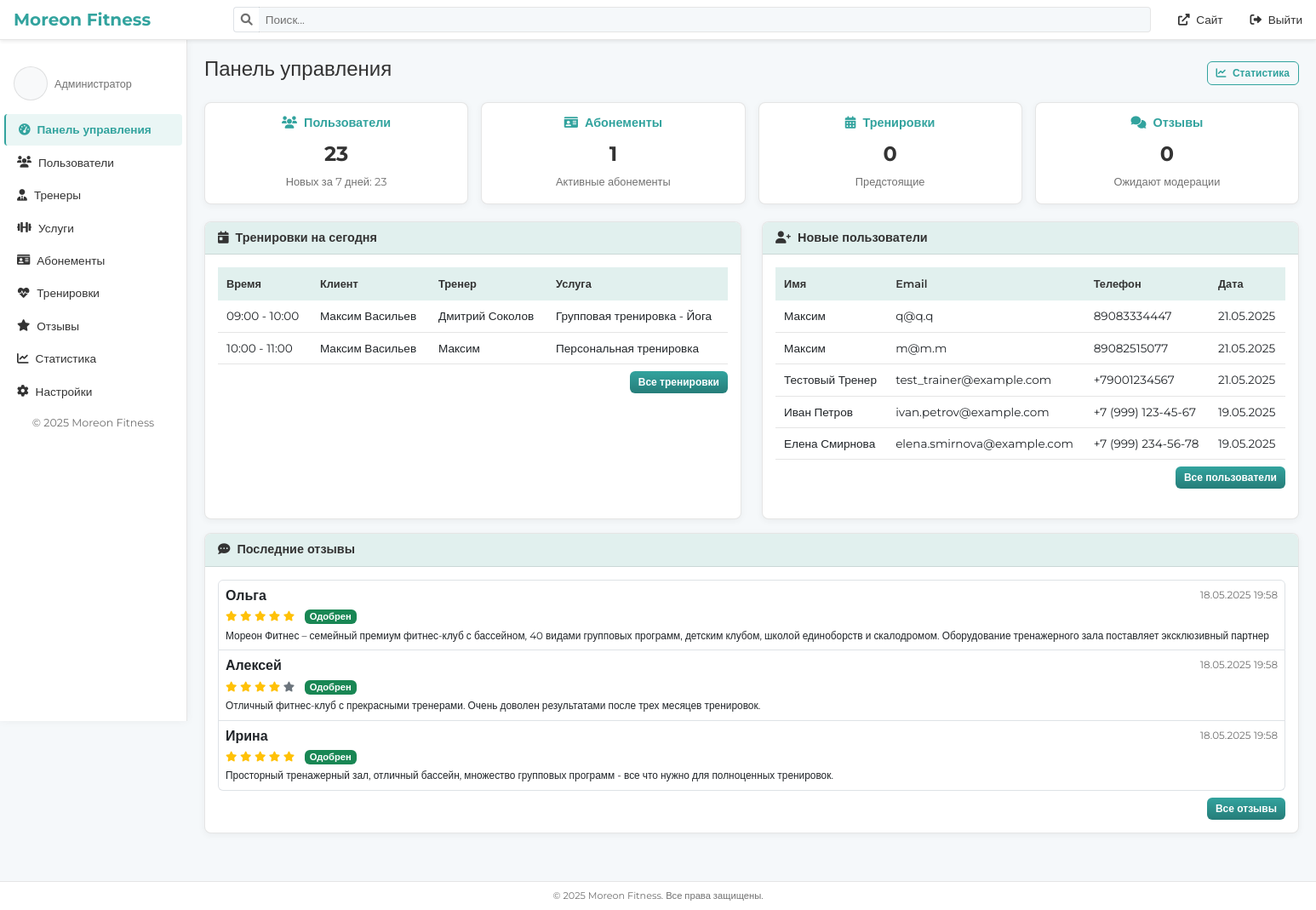
/admin/index.php (signed in), run on an earlier commit of the app's database.
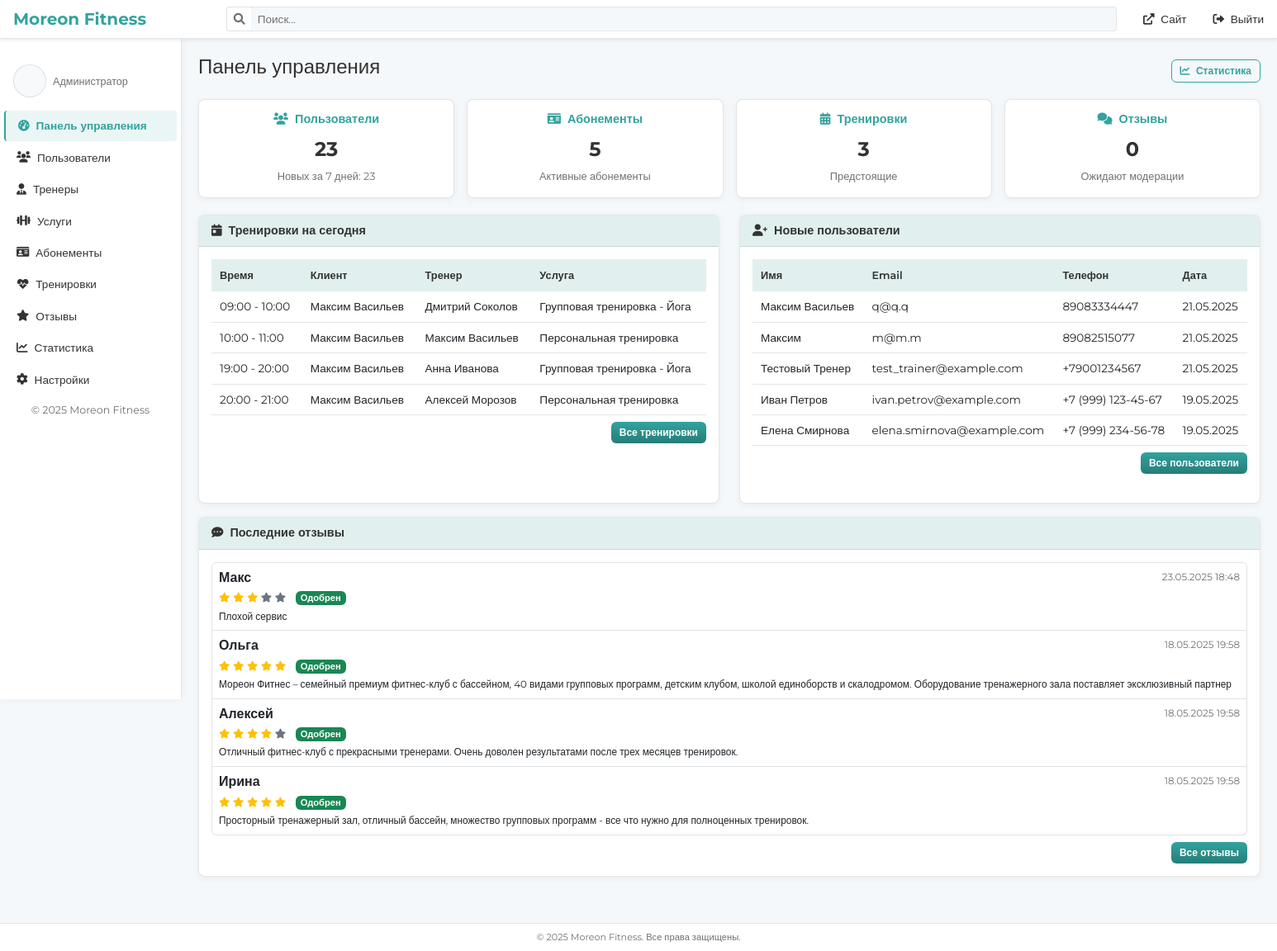
And on a later commit of the database.
### tables this page shows
CREATE TABLE `users` (
  `id` int NOT NULL,
  `email` varchar(255) NOT NULL,
  `password_hash` varchar(255) NOT NULL,
  `role` enum('admin','manager','trainer','user') NOT NULL DEFAULT 'user',
  `first_name` varchar(100) NOT NULL,
  `last_name` varchar(100) NOT NULL,
  `phone` varchar(20) DEFAULT NULL,
  `birthdate` date DEFAULT NULL,
  `gender` enum('male','female') DEFAULT NULL,
  `avatar_url` varchar(255) DEFAULT NULL,
  `height` int DEFAULT NULL,
  `weight` float DEFAULT NULL,
  `is_active` tinyint(1) DEFAULT '1',
  `last_login` timestamp NULL DEFAULT NULL,
  `created_at` timestamp NULL DEFAULT CURRENT_TIMESTAMP,
  `updated_at` timestamp NULL DEFAULT CURRENT_TIMESTAMP ON UPDATE CURRENT_TIMESTAMP
);

CREATE TABLE `reviews` (
  `id` int NOT NULL,
  `name` varchar(100) NOT NULL,
  `email` varchar(100) NOT NULL,
  `rating` int NOT NULL,
  `text` text NOT NULL,
  `status` enum('pending','approved','rejected') NOT NULL DEFAULT 'pending',
  `created_at` timestamp NOT NULL DEFAULT CURRENT_TIMESTAMP,
  `updated_at` timestamp NULL DEFAULT NULL ON UPDATE CURRENT_TIMESTAMP
);

### admin/index.php (the view, shortened to what the changed rows need)
<?php
require_once('includes/auth_check.php');
$stmt = $pdo->query("SELECT COUNT(*) FROM user_subscriptions WHERE end_date > NOW() OR remaining_sessions > 0");
$activeSubscriptions = $stmt->fetchColumn();
$stmt = $pdo->query("SELECT COUNT(*) FROM training_sessions WHERE CONCAT(session_date, ' ', start_time) > NOW()");
$upcomingSessions = $stmt->fetchColumn();
$stmt = $pdo->query("
    SELECT
        ts.id, ts.session_date, ts.start_time, ts.end_time,
        u.first_name as user_first_name, u.last_name as user_last_name,
        t.first_name as trainer_first_name, t.last_name as trainer_last_name,
        s.name as service_name
    FROM training_sessions ts
    JOIN users u ON ts.user_id = u.id
    JOIN trainers tr ON ts.trainer_id = tr.id
    JOIN users t ON tr.user_id = t.id
    LEFT JOIN services s ON ts.service_id = s.id
    WHERE ts.session_date = CURRENT_DATE()
    ORDER BY ts.start_time ASC
    LIMIT 5
");
$todaySessions = $stmt->fetchAll();
$stmt = $pdo->query("
    SELECT id, first_name, last_name, email, phone, created_at
    FROM users
    ORDER BY created_at DESC
    LIMIT 5
");
$recentUsers = $stmt->fetchAll();
$stmt = $pdo->query("
    SELECT
        r.id, r.rating, r.text, r.created_at, r.status, r.name
    FROM reviews r
    ORDER BY r.created_at DESC
    LIMIT 5
");
$recentReviews = $stmt->fetchAll();
include 'includes/header.php';
?>
<div class="admin-container">
    <main class="main-content">
        <div class="d-flex justify-content-between flex-wrap flex-md-nowrap align-items-center mb-3">
            <h1 class="h4">Панель управления</h1>
        </div>
        <div class="quick-stats">
            <div class="stat-card">
                <h4><i class="fas fa-id-card me-2"></i>Абонементы</h4>
                <p><?= number_format($activeSubscriptions) ?></p>
                <span class="text-muted">Активные абонементы</span>
            </div>
            <div class="stat-card">
                <h4><i class="fas fa-calendar-alt me-2"></i>Тренировки</h4>
                <p><?= number_format($upcomingSessions) ?></p>
                <span class="text-muted">Предстоящие</span>
            </div>
        </div>
        <div class="row">
            <div class="col-lg-6 mb-3">
                <div class="card h-100">
                    <div class="card-body">
                        <?php if (empty($todaySessions)): ?>
                            <p class="text-center text-muted small">На сегодня нет запланированных тренировок</p>
                        <?php else: ?>
                            <div class="table-responsive">
                                <table class="table table-sm table-hover">
                                    <thead>
                                        <tr>
                                            <th>Время</th>
                                            <th>Клиент</th>
                                            <th>Тренер</th>
                                            <th>Услуга</th>
                                        </tr>
                                    </thead>
                                    <tbody>
                                        <?php foreach ($todaySessions as $session): ?>
                                        <tr>
                                            <td><?= date('H:i', strtotime($session['start_time'])) ?> - <?= date('H:i', strtotime($session['end_time'])) ?></td>
                                            <td><?= htmlspecialchars(($session['user_first_name'] ?? '') . ' ' . ($session['user_last_name'] ?? '')) ?></td>
                                            <td><?= htmlspecialchars(($session['trainer_first_name'] ?? '') . ' ' . ($session['trainer_last_name'] ?? '')) ?></td>
                                            <td><?= htmlspecialchars($session['service_name'] ?? 'Общая тренировка') ?></td>
                                        </tr>
                                        <?php endforeach; ?>
                                    </tbody>
                                </table>
                            </div>
                        <?php endif; ?>
                    </div>
                </div>
            </div>
            <div class="col-lg-6 mb-3">
                <div class="card h-100">
                    <div class="card-body">
                        <?php if (empty($recentUsers)): ?>
                            <p class="text-center text-muted small">Пока нет зарегистрированных пользователей</p>
                        <?php else: ?>
                            <div class="table-responsive">
                                <table class="table table-sm table-hover">
                                    <thead>
                                        <tr>
                                            <th>Имя</th>
                                            <th>Email</th>
                                            <th>Телефон</th>
                                            <th>Дата</th>
                                        </tr>
                                    </thead>
                                    <tbody>
                                        <?php foreach ($recentUsers as $user): ?>
                                        <tr>
                                            <td><?= htmlspecialchars(($user['first_name'] ?? '') . ' ' . ($user['last_name'] ?? '')) ?></td>
                                            <td><?= htmlspecialchars($user['email'] ?? '') ?></td>
                                            <td><?= htmlspecialchars($user['phone'] ?? '') ?></td>
                                            <td><?= date('d.m.Y', strtotime($user['created_at'])) ?></td>
                                        </tr>
                                        <?php endforeach; ?>
                                    </tbody>
                                </table>
                            </div>
                        <?php endif; ?>
                    </div>
                </div>
            </div>
        </div>
        <div class="row">
            <div class="col-12 mb-3">
                <div class="card">
                    <div class="card-body">
                        <?php if (empty($recentReviews)): ?>
                            <p class="text-center text-muted small">Пока нет отзывов</p>
                        <?php else: ?>
                            <div class="list-group">
                                <?php foreach ($recentReviews as $review): ?>
                                <div class="list-group-item list-group-item-action p-2">
                                    <div class="d-flex w-100 justify-content-between">
                                        <h6 class="mb-1 fs-6"><?= htmlspecialchars($review['name'] ?? '') ?></h6>
                                        <small class="text-muted"><?= date('d.m.Y H:i', strtotime($review['created_at'])) ?></small>
                                    </div>
                                    <div class="mb-1">
                                        <?php for ($i = 1; $i <= 5; $i++): ?>
                                            <i class="fas fa-star <?= $i <= ($review['rating'] ?? 0) ? 'text-warning' : 'text-secondary' ?> small"></i>
                                        <?php endfor; ?>
                                        <span class="badge <?= ($review['status'] === 'approved') ? 'bg-success' : ($review['status'] === 'rejected' ? 'bg-danger' : 'bg-warning text-dark') ?> ms-2">
                                            <?= ($review['status'] === 'approved') ? 'Одобрен' : ($review['status'] === 'rejected' ? 'Отклонен' : 'На модерации') ?>
                                        </span>
                                    </div>
                                    <p class="mb-0 small text-truncate"><?= htmlspecialchars($review['text'] ?? '') ?></p>
                                </div>
                                <?php endforeach; ?>
                            </div>
                        <?php endif; ?>
                    </div>
                </div>
            </div>
        </div>
    </main>
</div>
<?php include 'includes/footer.php'; ?>

What changed in the data, as far as the page shows it:
changed users: first_name+last_name "Максим" → "Максим Васильев"
added reviews: name "Макс", created_at "23.05.2025 18:48", rating 3 (drawn), status "Одобрен", text "Плохой сервис"
Also different on the page:
$activeSubscriptions: "1" → "5"
$upcomingSessions: "0" → "3"
new list line: "10:00 - 11:00 Максим Васильев Максим Васильев Персональная тренировка"
new list line: "19:00 - 20:00 Максим Васильев Анна Иванова Групповая тренировка - Йога"
new list line: "20:00 - 21:00 Максим Васильев Алексей Морозов Персональная тренировка"
list line gone: "10:00 - 11:00 Максим Васильев Максим Персональная тренировка"
